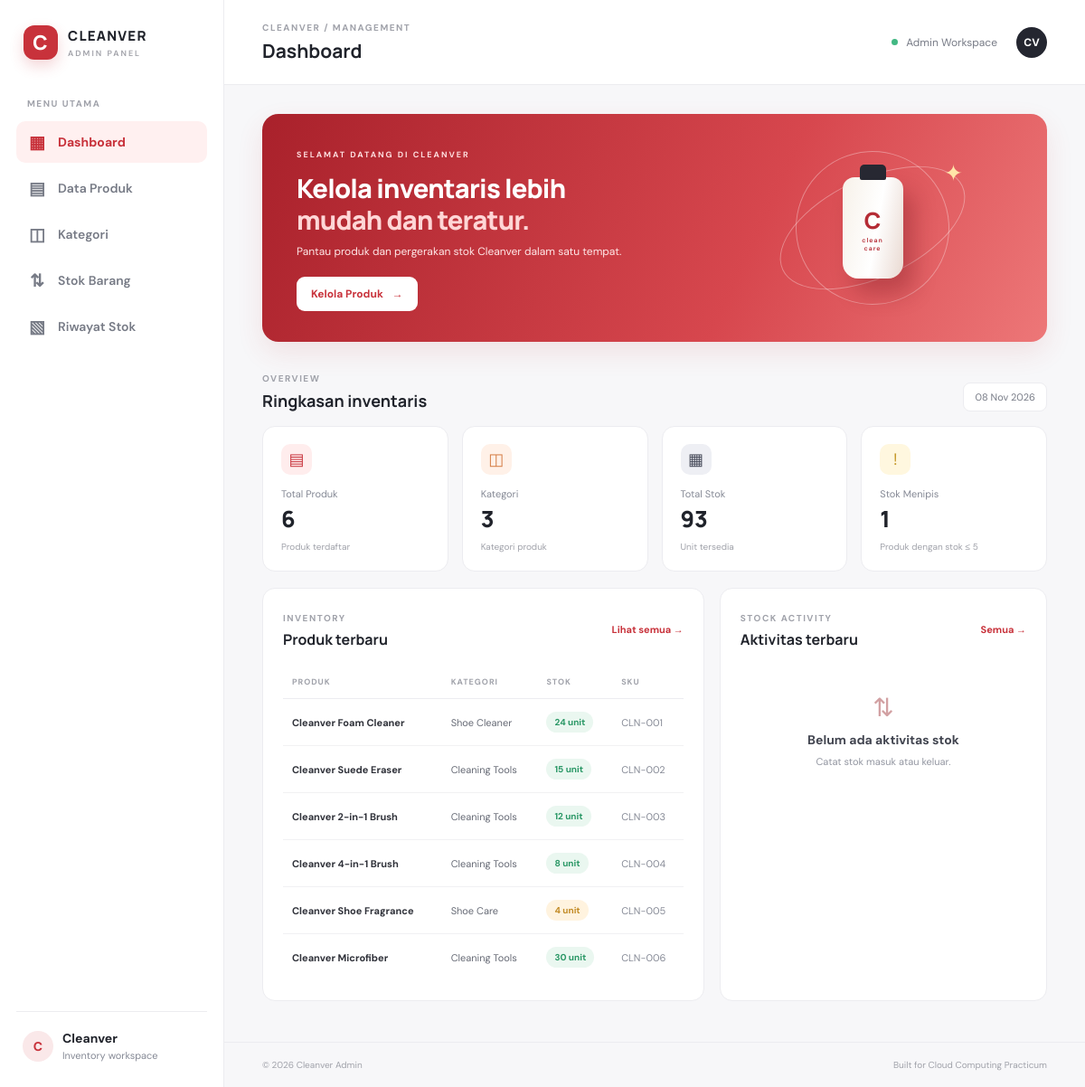
The page / on the database its author committed.
### tables this page shows
CREATE TABLE products (
 id INT UNSIGNED AUTO_INCREMENT PRIMARY KEY,
 category_id INT UNSIGNED NULL,
 name VARCHAR(150) NOT NULL,
 sku VARCHAR(60) NOT NULL UNIQUE,
 price DECIMAL(12,2) NOT NULL DEFAULT 0,
 stock INT NOT NULL DEFAULT 0,
 description TEXT NULL,
 created_at TIMESTAMP DEFAULT CURRENT_TIMESTAMP,
 updated_at TIMESTAMP DEFAULT CURRENT_TIMESTAMP ON UPDATE CURRENT_TIMESTAMP,
 CONSTRAINT fk_products_category FOREIGN KEY (category_id) REFERENCES categories(id) ON DELETE RESTRICT ON UPDATE CASCADE,
 INDEX idx_products_name(name)
);

CREATE TABLE categories (
 id INT UNSIGNED AUTO_INCREMENT PRIMARY KEY,
 name VARCHAR(100) NOT NULL UNIQUE,
 description TEXT NULL,
 created_at TIMESTAMP DEFAULT CURRENT_TIMESTAMP
);

### includes/functions.php (called while the page is built, shortened)
<?php
function e($value): string { return htmlspecialchars((string)$value, ENT_QUOTES, 'UTF-8'); }

### index.php (the view, shortened to what this page needs)
<?php
require_once 'config/database.php'; require_once 'includes/functions.php';
$pageTitle = 'Dashboard';
$totalProducts = (int)$pdo->query("SELECT COUNT(*) FROM products")->fetchColumn();
$totalCategories = (int)$pdo->query("SELECT COUNT(*) FROM categories")->fetchColumn();
$totalStock = (int)$pdo->query("SELECT COALESCE(SUM(stock),0) FROM products")->fetchColumn();
$lowStock = (int)$pdo->query("SELECT COUNT(*) FROM products WHERE stock <= 5")->fetchColumn();
$recent = $pdo->query("SELECT p.name,p.sku,p.stock,c.name category FROM products p LEFT JOIN categories c ON c.id=p.category_id ORDER BY p.created_at DESC LIMIT 6")->fetchAll();
$activity = $pdo->query("SELECT t.*,p.name product_name FROM stock_transactions t JOIN products p ON p.id=t.product_id ORDER BY t.created_at DESC LIMIT 5")->fetchAll();
require 'includes/header.php';
?>
<section class="welcome-card"><div><span class="welcome-kicker">SELAMAT DATANG DI CLEANVER</span><h2>Kelola inventaris lebih<br><em>mudah dan teratur.</em></h2><p>Pantau produk dan pergerakan stok Cleanver dalam satu tempat.</p><a class="btn btn-light" href="products.php">Kelola Produk <span>→</span></a></div><div class="welcome-art"><div class="orbit orbit-one"></div><div class="orbit orbit-two"></div><div class="bottle">C<span>clean<br>care</span></div><div class="sparkle">✦</div></div></section>
<div class="section-heading"><div><span class="eyebrow">OVERVIEW</span><h2>Ringkasan inventaris</h2></div><span class="date-chip"><?= date('d M Y') ?></span></div>
<div class="stats-grid">
 <article class="stat-card"><div class="stat-icon red">▤</div><span>Total Produk</span><strong><?= $totalProducts ?></strong><small>Produk terdaftar</small></article>
 <article class="stat-card"><div class="stat-icon peach">◫</div><span>Kategori</span><strong><?= $totalCategories ?></strong><small>Kategori produk</small></article>
 <article class="stat-card"><div class="stat-icon dark">▦</div><span>Total Stok</span><strong><?= number_format($totalStock) ?></strong><small>Unit tersedia</small></article>
 <article class="stat-card"><div class="stat-icon yellow">!</div><span>Stok Menipis</span><strong><?= $lowStock ?></strong><small>Produk dengan stok ≤ 5</small></article>
</div>
<div class="dashboard-grid">
<section class="panel"><div class="panel-head"><div><span class="eyebrow">INVENTORY</span><h3>Produk terbaru</h3></div><a class="text-link" href="products.php">Lihat semua →</a></div>
<?php if (!$recent): ?><div class="empty-state"><div>▤</div><strong>Belum ada produk</strong><p>Tambahkan produk pertama Cleanver.</p><a class="btn btn-primary" href="products.php?action=create">Tambah Produk</a></div><?php else: ?>
<div class="table-wrap"><table><thead><tr><th>PRODUK</th><th>KATEGORI</th><th>STOK</th><th>SKU</th></tr></thead><tbody>
<?php foreach($recent as $p): ?><tr><td><strong><?= e($p['name']) ?></strong></td><td><?= e($p['category'] ?? '-') ?></td><td><span class="stock-pill <?= $p['stock']<=5?'warning':'' ?>"><?= (int)$p['stock'] ?> unit</span></td><td class="muted"><?= e($p['sku']) ?></td></tr><?php endforeach; ?>
</tbody></table></div><?php endif; ?></section>
<section class="panel"><div class="panel-head"><div><span class="eyebrow">STOCK ACTIVITY</span><h3>Aktivitas terbaru</h3></div><a class="text-link" href="transactions.php">Semua →</a></div>
<?php if (!$activity): ?><div class="empty-state compact"><div>⇅</div><strong>Belum ada aktivitas stok</strong><p>Catat stok masuk atau keluar.</p></div><?php endif; ?></section>
</div>
<?php require 'includes/footer.php'; ?>

### includes/header.php (shortened to what this page needs)
<?php
$pageTitle = $pageTitle ?? 'Dashboard';
$current = basename($_SERVER['PHP_SELF']);
?>
<!doctype html>
<html lang="id">
<head>
<link rel="stylesheet" href="assets/css/style.css">
</head>
<body>
<div class="app-shell">
<aside class="sidebar" id="sidebar">
  <a class="brand" href="index.php"><span class="brand-mark">C</span><span>CLEANVER<small>ADMIN PANEL</small></span></a>
  <div class="nav-label">MENU UTAMA</div>
  <nav>
    <a class="<?= $current==='index.php'?'active':'' ?>" href="index.php"><span>▦</span> Dashboard</a>
    <a class="<?= $current==='products.php'?'active':'' ?>" href="products.php"><span>▤</span> Data Produk</a>
    <a class="<?= $current==='categories.php'?'active':'' ?>" href="categories.php"><span>◫</span> Kategori</a>
    <a class="<?= $current==='stock.php'?'active':'' ?>" href="stock.php"><span>⇅</span> Stok Barang</a>
    <a class="<?= $current==='transactions.php'?'active':'' ?>" href="transactions.php"><span>▧</span> Riwayat Stok</a>
  </nav>
  <div class="sidebar-bottom"><div class="mini-brand">C</div><div><strong>Cleanver</strong><small>Inventory workspace</small></div></div>
</aside>
<main class="main-area">
<header class="topbar">
  <div><div class="eyebrow">CLEANVER / MANAGEMENT</div><h1><?= e($pageTitle) ?></h1></div>
  <div class="topbar-right"><span class="status-dot"></span><span>Admin Workspace</span><div class="avatar">CV</div></div>
</header>
<div class="content">

### includes/footer.php (shortened to what this page needs)
</div>
<footer class="footer"><span>© <?= date('Y') ?> Cleanver Admin</span><span>Built for Cloud Computing Practicum</span></footer>
</main></div>
</body></html>

### rows shown on the page
products: name "Cleanver Foam Cleaner", category.name "Shoe Cleaner", stock "24", sku "CLN-001"
products: name "Cleanver Suede Eraser", category.name "Cleaning Tools", stock "15", sku "CLN-002"
products: name "Cleanver 2-in-1 Brush", category.name "Cleaning Tools", stock "12", sku "CLN-003"
products: name "Cleanver 4-in-1 Brush", category.name "Cleaning Tools", stock "8", sku "CLN-004"
products: name "Cleanver Shoe Fragrance", category.name "Shoe Care", stock "4", sku "CLN-005"
products: name "Cleanver Microfiber", category.name "Cleaning Tools", stock "30", sku "CLN-006"

### other values the page prints
$pageTitle "Dashboard"
$totalProducts "6"
$totalCategories "3"
$totalStock "93"
$lowStock "1"
